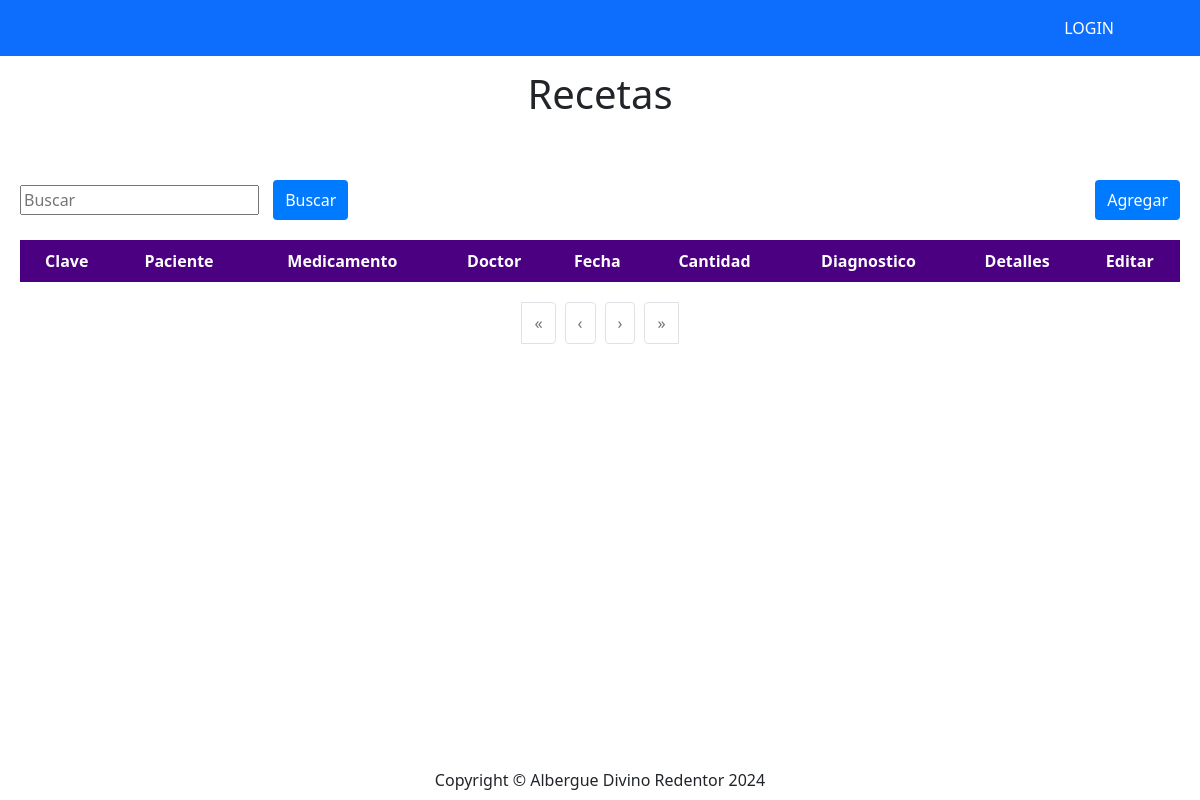
Page /recetas/ on the earlier database version.
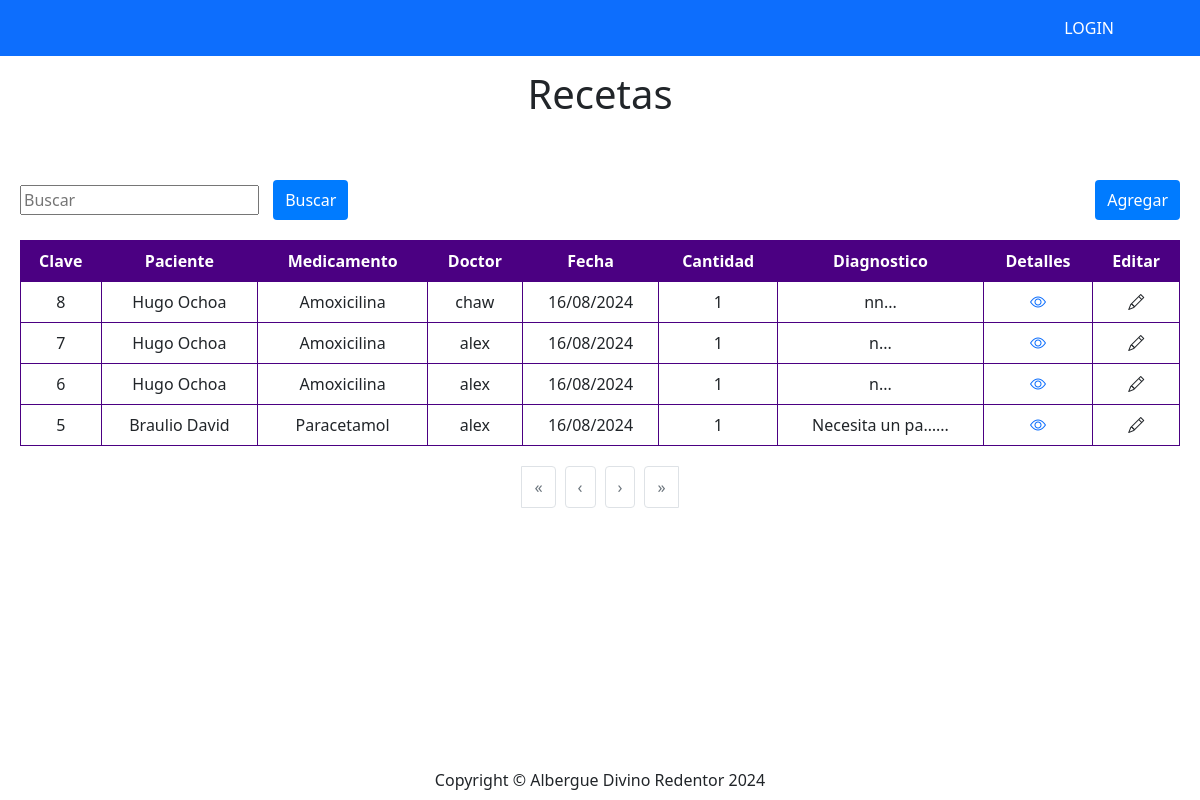
Same page on the later database version.
### receta/models.py (models this page shows, shortened)
class Receta(models.Model):
    id = models.AutoField(primary_key=True)
    paciente = models.ForeignKey(Paciente, on_delete=models.CASCADE, verbose_name="Paciente")
    doctor = models.ForeignKey(User, on_delete=models.CASCADE, verbose_name="Doctor")
    diagnostico = RichTextField(verbose_name="Diagnostico")
    medicamento = models.ForeignKey(Medicamentos, on_delete=models.CASCADE, verbose_name="Medicamento")
    cantidad = models.IntegerField(verbose_name="Cantidad")
    created = models.DateTimeField(auto_now_add=True, verbose_name="Registrado")
    class Meta:
        verbose_name = 'Receta'
        verbose_name_plural = 'Recetas'
        ordering = ["-created"]

### paciente/models.py (models this page shows, shortened)
class Paciente(models.Model):
    id = models.AutoField(primary_key=True)
    nombrePaciente = models.TextField(verbose_name="Nombre")
    apellidoPaciente = models.TextField(verbose_name="Apellido", null=True, blank=True)
    edad = models.IntegerField(verbose_name="Edad")
    genero = models.IntegerField(
        null=False,
        blank=False,
        verbose_name="Genero",
        choices = genero_opcion,
        default=1)
    fotoPaciente = models.FileField(upload_to="fotoPaciente", blank=True, null=True, verbose_name="Fotografia")
    created = models.DateTimeField(auto_now_add=True)
    updated = models.DateTimeField(auto_now_add=True)
    class Meta:
        verbose_name = "Paciente"
        verbose_name_plural = "Pacientes"
        ordering = ["id"]

### farmacia/models.py (models this page shows)
class Medicamentos(models.Model):
    id = models.AutoField(primary_key = True)
    nombreMed = models.TextField(verbose_name = "Nombre de medicamento", null = True)
    categoria = models.TextField(verbose_name = "Categoría", null = True)
    cantidad = models.IntegerField(verbose_name = "Cantidad", null = True)
    fechaVen = models.DateField(verbose_name = "Fecha de vencimiento", null = True)
    descripcion = models.TextField(verbose_name = "Descripción del medicamento", null = True)
    fotoMed = models.FileField(upload_to = "fotosMedicamentos", blank = True, null = True, verbose_name = "Foto del medicamento")
    created = models.DateTimeField(auto_now_add=True)
    updated = models.DateTimeField(auto_now_add=True)
    class Meta:
        verbose_name = "Medicamento"
        verbose_name_plural = "Medicamentos"
        ordering = ["id"]
    def __str__(self):
        return self.nombreMed

### receta/views.py (the view)
# urls.py: path('recetas/',receta_views.viewReceta,name="Recetas"),
def viewReceta(request):
    query = request.GET.get('busqueda','')
    recetas = Receta.objects.all()
    if query:
        recetas = recetas.filter(
            Q(paciente__nombrePaciente__icontains=query) |
            Q(doctor__username__icontains=query)
        )
    paginacion = Paginator(recetas,8)
    pagina = request.GET.get('page')
    try:
        recetas = paginacion.page(pagina)
    except PageNotAnInteger:
        recetas = paginacion.page(1)
    except EmptyPage:
        recetas = paginacion.page(paginacion.num_pages)
    return render(request,"receta/viewRecetas.html",{'recetas':recetas, 'query':query})

### receta/templates/receta/viewRecetas.html (shortened to what this page needs)
{% extends "home/base.html" %}
{% block contenido %}
<div class="text-center" style= "padding:10px">
    <h1>Recetas</h1>
</div>
<container class="container-table">
    <div class="container-button">
        <div class="box">
            <form method="GET" action="{% url 'Recetas' %}">
                <input type="search" name="busqueda" value="{{query}}" placeholder="Buscar">
                <button  type="submit" class="button-search">Buscar</button>
            </form>
        </div>
        <button class="button-add" onclick="location.href='{%url 'RegistrarReceta'%}'">Agregar</button>
    </div>
    <div class= "container-table">
<table class="table table-bordered border-purple text-center align-middle">
    <thead class= "table-purple">
        <tr class="text-white">
            <th>Clave</th>
            <th>Paciente</th>
            <th>Medicamento</th>
            <th>Doctor</th>
            <th>Fecha</th>
            <th>Cantidad</th>
            <th>Diagnostico</th>
            <th>Detalles</th>
            <th>Editar</th>
        </tr>
    </thead>
    <tboody>
        {% for receta in recetas  %}
        <tr>
            <td>{{receta.id}}</td>
            <td>{{ receta.paciente.nombrePaciente }} {{ receta.paciente.apellidoPaciente }}</td>
            <td>{{receta.medicamento}}</td>
            <td>{{receta.doctor}}</td>
            <td>{{receta.created|date:"d/m/Y"}}</td>
            <td>{{receta.cantidad}}</td>
            <td>{{receta.diagnostico|striptags|truncatechars:15}}...</td>
            <td><a href="{% url "infoReceta" receta.id %}"><i class = "bi bi-eye"></i></a></td>
            <td><i class="bi bi-pencil"></i></td>
        </tr>
        {% endfor %}
    </tboody>
</table>
</div>
<div class="pagination-container">
    <ul class="pagination-list">
        {% if pacientes.has_previous %}
            <li class="page-item">
                <a class="page-link" href="?page=1{% if query %}&q={{ query }}{% endif %}">&laquo;</a>
            </li>
            <li class="page-item">
                <a class="page-link" href="?page={{ pacientes.previous_page_number }}{% if query %}&q={{ query }}{% endif %}">&lsaquo;</a>
            </li>
        {% else %}
            <li class="page-item disabled">
                <span class="page-link">&laquo;</span>
            </li>
            <li class="page-item disabled">
                <span class="page-link">&lsaquo;</span>
            </li>
        {% endif %}
        {% if pacientes.has_next %}
            <li class="page-item">
                <a class="page-link" href="?page={{ pacientes.next_page_number }}{% if query %}&q={{ query }}{% endif %}">&rsaquo;</a>
            </li>
        {% else %}
            <li class="page-item disabled">
                <span class="page-link">&rsaquo;</span>
            </li>
            <li class="page-item disabled">
                <span class="page-link">&raquo;</span>
            </li>
        {% endif %}
    </ul>
</div>
</container>
{% endblock  %}

Differences in the rows shown:
added Receta: id "8", paciente.nombrePaciente "Hugo", paciente.apellidoPaciente "Ochoa", medicamento "Amoxicilina", doctor "chaw", created "16/08/2024", cantidad "1", diagnostico "nn"
added Receta: id "7", paciente.nombrePaciente "Hugo", paciente.apellidoPaciente "Ochoa", medicamento "Amoxicilina", doctor "alex", created "16/08/2024", cantidad "1", diagnostico "n"
added Receta: id "6", paciente.nombrePaciente "Hugo", paciente.apellidoPaciente "Ochoa", medicamento "Amoxicilina", doctor "alex", created "16/08/2024", cantidad "1", diagnostico "n"
added Receta: id "5", paciente.nombrePaciente "Braulio", paciente.apellidoPaciente "David", medicamento "Paracetamol", doctor "alex", created "16/08/2024", cantidad "1", diagnostico "Necesita un pa…"
